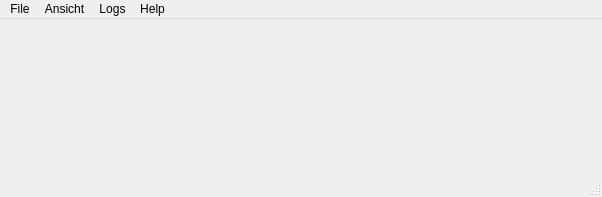
<?xml version="1.0" encoding="UTF-8"?>
<ui version="4.0">
 <class>MainWindow</class>
 <widget class="QMainWindow" name="MainWindow">
  <property name="windowModality">
   <enum>Qt::NonModal</enum>
  </property>
  <property name="geometry">
   <rect>
    <x>0</x>
    <y>0</y>
    <width>602</width>
    <height>197</height>
   </rect>
  </property>
  <property name="windowTitle">
   <string>NavTool</string>
  </property>
  <property name="tabShape">
   <enum>QTabWidget::Triangular</enum>
  </property>
  <widget class="QWidget" name="centralwidget"/>
  <widget class="QMenuBar" name="menubar">
   <property name="geometry">
    <rect>
     <x>0</x>
     <y>0</y>
     <width>602</width>
     <height>25</height>
    </rect>
   </property>
   <widget class="QMenu" name="menuDatei">
    <property name="title">
     <string>File</string>
    </property>
    <addaction name="action_ffnen"/>
    <addaction name="actionSpeichern"/>
    <addaction name="separator"/>
    <addaction name="actionBeenden"/>
   </widget>
   <widget class="QMenu" name="menuAnsicht">
    <property name="title">
     <string>Ansicht</string>
    </property>
    <widget class="QMenu" name="menuTabellen">
     <property name="title">
      <string>Tabellen</string>
     </property>
     <addaction name="actionSegmente"/>
     <addaction name="actionTransponder"/>
     <addaction name="actionLaserscanner_2"/>
    </widget>
    <addaction name="menuTabellen"/>
    <addaction name="actionSegment"/>
   </widget>
   <widget class="QMenu" name="menuLogs">
    <property name="title">
     <string>Logs</string>
    </property>
    <widget class="QMenu" name="menuViewer">
     <property name="title">
      <string>Viewer</string>
     </property>
     <addaction name="actionLaserscanner"/>
     <addaction name="actionBahnregler"/>
    </widget>
    <addaction name="menuViewer"/>
    <addaction name="actionKonsistenzcheck"/>
   </widget>
   <widget class="QMenu" name="menuHilfe">
    <property name="title">
     <string>Help</string>
    </property>
    <addaction name="actionHilfe_zu_den_Tools"/>
    <addaction name="action_ber_das_NavTool"/>
    <addaction name="action_ber_den_Autor"/>
    <addaction name="action_ber_QT"/>
   </widget>
   <addaction name="menuDatei"/>
   <addaction name="menuAnsicht"/>
   <addaction name="menuLogs"/>
   <addaction name="menuHilfe"/>
  </widget>
  <widget class="QStatusBar" name="statusbar"/>
  <action name="action_ffnen">
   <property name="icon">
    <iconset resource="navrc.qrc">
     <normaloff>:/Test1/Downloads/icons/folder.png</normaloff>:/Test1/Downloads/icons/folder.png</iconset>
   </property>
   <property name="text">
    <string>Öffnen</string>
   </property>
   <property name="iconVisibleInMenu">
    <bool>true</bool>
   </property>
  </action>
  <action name="actionBeenden">
   <property name="icon">
    <iconset resource="navrc.qrc">
     <normaloff>:/Test1/Downloads/icons/cancel.png</normaloff>:/Test1/Downloads/icons/cancel.png</iconset>
   </property>
   <property name="text">
    <string>Beenden</string>
   </property>
   <property name="iconVisibleInMenu">
    <bool>true</bool>
   </property>
  </action>
  <action name="actionHilfe_zu_den_Tools">
   <property name="icon">
    <iconset resource="navrc.qrc">
     <normaloff>:/Test1/Downloads/icons/help.png</normaloff>:/Test1/Downloads/icons/help.png</iconset>
   </property>
   <property name="text">
    <string>Hilfe zu den Tools</string>
   </property>
   <property name="iconVisibleInMenu">
    <bool>true</bool>
   </property>
  </action>
  <action name="action_ber_das_NavTool">
   <property name="text">
    <string>Über das NavTool</string>
   </property>
  </action>
  <action name="actionLaserscanner">
   <property name="text">
    <string>Laserscanner</string>
   </property>
  </action>
  <action name="actionBahnregler">
   <property name="text">
    <string>Bahnregler</string>
   </property>
  </action>
  <action name="actionKonsistenzcheck">
   <property name="text">
    <string>Konsistenzcheck</string>
   </property>
   <property name="toolTip">
    <string notr="true">Mit diesem Konsistenzcheck werden Reihen aus den CSV Dateien herausgefiltert, die nicht der korrekten Reihenlänge entsprechen.</string>
   </property>
  </action>
  <action name="actionSegment">
   <property name="text">
    <string>Segmente</string>
   </property>
  </action>
  <action name="actionSegmente">
   <property name="text">
    <string>Segmente</string>
   </property>
  </action>
  <action name="actionLaserscanner_2">
   <property name="text">
    <string>Lasermarken</string>
   </property>
  </action>
  <action name="actionTransponder">
   <property name="text">
    <string>Transponder</string>
   </property>
  </action>
  <action name="actionSpeichern">
   <property name="text">
    <string>Speichern</string>
   </property>
  </action>
  <action name="action_ber_den_Autor">
   <property name="text">
    <string>Über den Autor</string>
   </property>
  </action>
  <action name="action_ber_QT">
   <property name="text">
    <string>Über QT</string>
   </property>
  </action>
 </widget>
 <resources>
  <include location="navrc.qrc"/>
 </resources>
 <connections>
  <connection>
   <sender>actionBeenden</sender>
   <signal>triggered()</signal>
   <receiver>MainWindow</receiver>
   <slot>close()</slot>
   <hints>
    <hint type="sourcelabel">
     <x>-1</x>
     <y>-1</y>
    </hint>
    <hint type="destinationlabel">
     <x>300</x>
     <y>98</y>
    </hint>
   </hints>
  </connection>
 </connections>
</ui>
